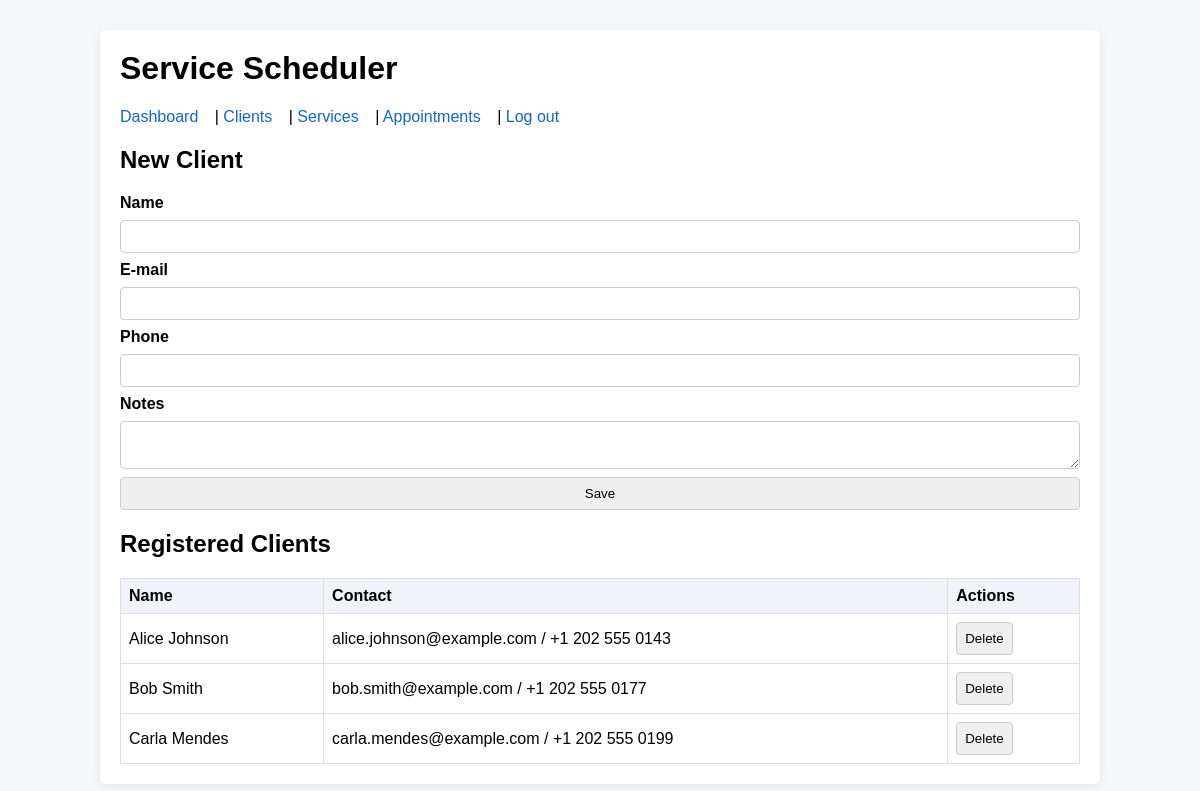
Screenshot of /?page=clients (signed in) with the database file from the repository.
### tables this page shows
CREATE TABLE IF NOT EXISTS clients (
    id         INT AUTO_INCREMENT PRIMARY KEY,
    name       VARCHAR(255) NOT NULL,
    email      VARCHAR(255),
    phone      VARCHAR(50),
    notes      TEXT,
    created_at DATETIME NOT NULL
);

### public/index.php (the view, shortened to what this page needs)
<?php
require __DIR__ . '/../config/db.php';
function e(string $value): string
{
    return htmlspecialchars($value, ENT_QUOTES, 'UTF-8');
}
$page = $_GET['page'] ?? 'login';
switch ($page) {
    case 'clients':
        handleClients($pdo);
        exit;
}
function renderHeader(string $title): void
{
    echo '<!DOCTYPE html><html lang="en"><head><meta charset="UTF-8"><title>' . e($title) . ' - Service Scheduler</title>';
    echo '<link rel="stylesheet" href="styles.css"></head><body><div class="container">';
    echo '<h1>Service Scheduler</h1>';
}
function renderFooter(): void
{
    echo '</div></body></html>';
}
function renderNav(): void
{
    echo '<nav><a href="?page=dashboard">Dashboard</a> | <a href="?page=clients">Clients</a> | <a href="?page=services">Services</a> | <a href="?page=appointments">Appointments</a> | <a href="?page=logout">Log out</a></nav>';
}
function handleClients(PDO $pdo): void
{
    $clients = $pdo->query('SELECT * FROM clients ORDER BY created_at DESC')->fetchAll();
    renderHeader('Clients');
    renderNav();
    echo '<h2>New Client</h2>';
    echo '<form method="POST"><label>Name</label><input name="name" required>';
    echo '<label>E-mail</label><input name="email" type="email">';
    echo '<label>Phone</label><input name="phone">';
    echo '<label>Notes</label><textarea name="notes"></textarea>';
    echo '<button type="submit">Save</button></form>';
    echo '<h2>Registered Clients</h2><table><tr><th>Name</th><th>Contact</th><th>Actions</th></tr>';
    foreach ($clients as $client) {
        echo '<tr><td>' . e($client['name']) . '</td><td>' . e($client['email'] . ' / ' . $client['phone']) . '</td><td>';
        echo '<form method="POST" style="display:inline"><input type="hidden" name="delete_id" value="' . (int)$client['id'] . '"><button type="submit" onclick="return confirm(\'Delete?\')">Delete</button></form>';
        echo '</td></tr>';
    }
    echo '</table>';
    renderFooter();
}

### public/styles.css (style rules this page uses)
body { font-family: Arial, sans-serif; background: #f5f7fb; margin: 0; }
.container { max-width: 960px; margin: 30px auto; padding: 20px; background: #fff; box-shadow: 0 2px 8px rgba(0, 0, 0, 0.08); border-radius: 6px; }
h1 { margin-top: 0; }
nav { margin: 10px 0 20px; }
nav a { margin-right: 12px; text-decoration: none; color: #1166cc; }
form { display: grid; gap: 8px; margin-bottom: 20px; }
label { font-weight: bold; }
input, textarea, select, button { padding: 8px; border: 1px solid #ccc; border-radius: 4px; }
table { width: 100%; border-collapse: collapse; }
th, td { border: 1px solid #ddd; padding: 8px; }
th { background: #f0f4f9; text-align: left; }

### rows the page displays
clients: name "Alice Johnson", email+phone "alice.johnson@example.com / +1 202 555 0143"
clients: name "Bob Smith", email+phone "bob.smith@example.com / +1 202 555 0177"
clients: name "Carla Mendes", email+phone "carla.mendes@example.com / +1 202 555 0199"
